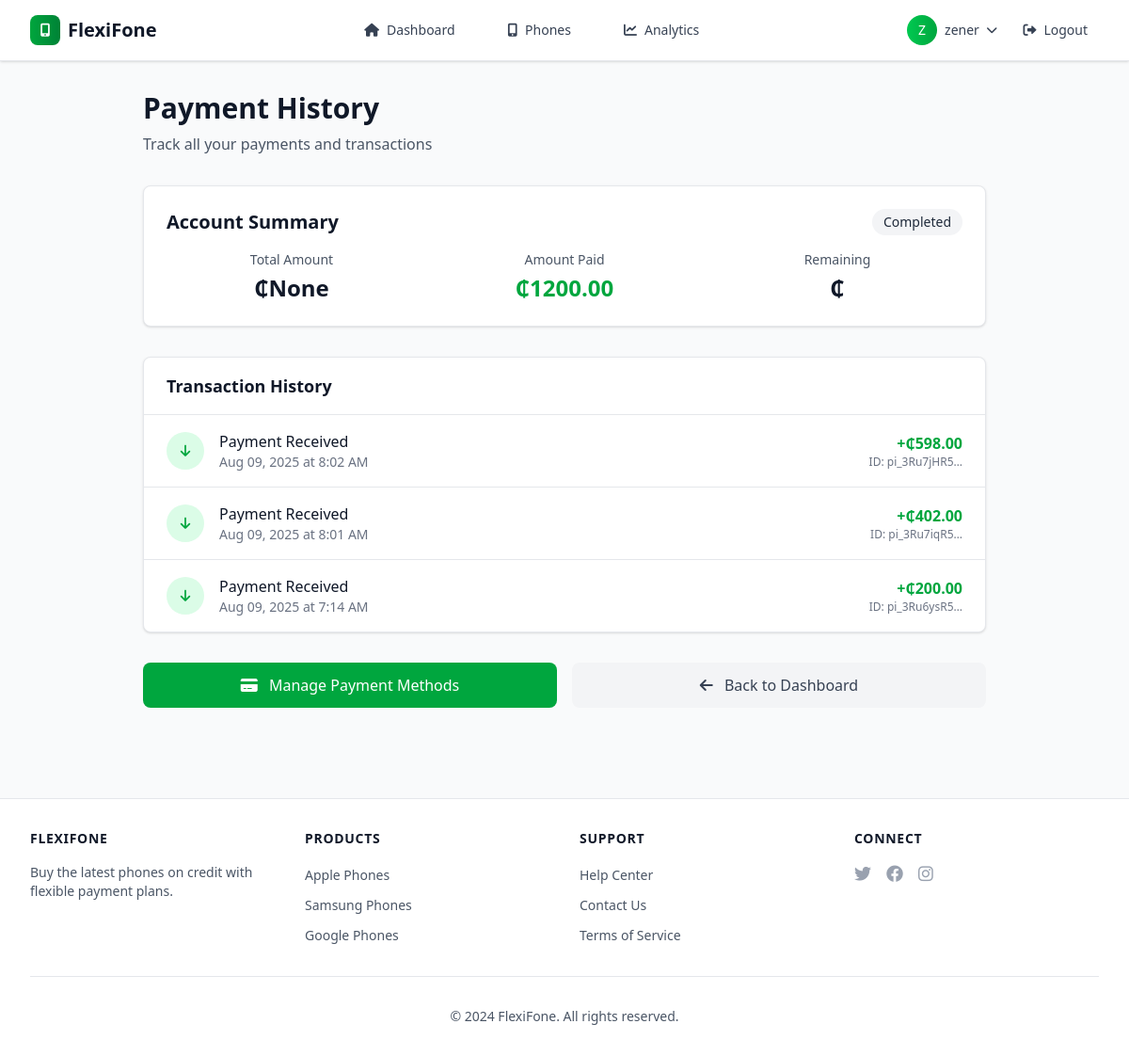
/accounts/payment-history/ (signed in), run on the app's committed database.
### accounts/models.py (models this page shows, shortened)
class User(AbstractUser):
    national_id = models.CharField(
        max_length=20, unique=True, help_text="National ID or Passport Number")
    is_verified = models.BooleanField(
        default=False, help_text="Set to true if user's ID has been manually verified by an admin.")
    stripe_customer_id = models.CharField(
        max_length=255, blank=True, null=True)
    credit_score = models.IntegerField(
        default=0, validators=[MinValueValidator(0), MaxValueValidator(850)],
        help_text="Credit score for BNPL eligibility")
    monthly_income = models.DecimalField(
        max_digits=10, decimal_places=2, null=True, blank=True,
        help_text="Monthly income for credit assessment")

class CreditAccount(models.Model):
    class AccountType(models.TextChoices):
        SAVINGS = 'SAVINGS', 'Save-to-Own'
        CREDIT = 'CREDIT', 'Buy Now, Pay Later'
    class Status(models.TextChoices):
        PENDING = 'PENDING', 'Pending Approval'
        ACTIVE = 'ACTIVE', 'Active'
        COMPLETED = 'COMPLETED', 'Completed'
        CLOSED = 'CLOSED', 'Closed'
        REPAYING = 'REPAYING', 'Repaying'
        OVERDUE = 'OVERDUE', 'Overdue'
        PAID_OFF = 'PAID_OFF', 'Paid Off'
        DECLINED = 'DECLINED', 'Declined'
    user = models.OneToOneField(
        User, on_delete=models.CASCADE, related_name='credit_account')
    product = models.ForeignKey(Product, on_delete=models.PROTECT)
    balance = models.DecimalField(
        max_digits=10, decimal_places=2, default=0.00)
    account_type = models.CharField(
        max_length=10, choices=AccountType.choices, default=AccountType.CREDIT)
    status = models.CharField(
        max_length=10, choices=Status.choices, default=Status.PENDING)
    loan_amount = models.DecimalField(
        max_digits=10, decimal_places=2, null=True, blank=True)
    installment_amount = models.DecimalField(
        max_digits=10, decimal_places=2, null=True, blank=True)
    installment_count = models.IntegerField(
        default=12, help_text="Number of installments")
    interest_rate = models.DecimalField(
        max_digits=5, decimal_places=2, default=0.00)
    next_payment_due_date = models.DateField(null=True, blank=True)
    last_payment_date = models.DateField(null=True, blank=True)
    accepted_terms = models.BooleanField(default=False)
    accepted_at = models.DateTimeField(null=True, blank=True)
    created_at = models.DateTimeField(auto_now_add=True)
    updated_at = models.DateTimeField(auto_now=True)

class Transaction(models.Model):
    class TransactionType(models.TextChoices):
        PAYMENT = 'PAYMENT', 'Payment'
        REFUND = 'REFUND', 'Refund'
        FEE = 'FEE', 'Fee'
        LATE_FEE = 'LATE_FEE', 'Late Fee'
    account = models.ForeignKey(
        CreditAccount, on_delete=models.CASCADE, related_name='transactions')
    amount = models.DecimalField(max_digits=10, decimal_places=2)
    transaction_type = models.CharField(
        max_length=10, choices=TransactionType.choices, default=TransactionType.PAYMENT)
    timestamp = models.DateTimeField(auto_now_add=True)
    transaction_id = models.CharField(
        max_length=100, unique=True)  # From payment gateway
    description = models.CharField(max_length=255, blank=True)
    stripe_payment_intent = models.CharField(
        max_length=255, blank=True, null=True)

### accounts/views.py (the view)
# urls.py: path('payment-history/', payment_history_view, name='payment_history'),
@login_required
def payment_history_view(request):
    try:
        credit_account = request.user.credit_account
        transactions = Transaction.objects.filter(
            account=credit_account).order_by('-timestamp')
    except CreditAccount.DoesNotExist:
        credit_account = None
        transactions = []
    context = {
        'credit_account': credit_account,
        'transactions': transactions,
    }
    return render(request, 'payment_history.html', context)

### templates/payment_history.html (shortened to what this page needs)
{% extends 'base.html' %}
{% block content %}
<div class="max-w-4xl mx-auto">
    <div class="mb-8">
        <h1 class="text-3xl font-bold text-gray-900 mb-2">Payment History</h1>
        <p class="text-gray-600">Track all your payments and transactions</p>
    </div>
    {% if credit_account %}
        <div class="bg-white rounded-lg shadow-sm border border-gray-200 p-6 mb-8">
            <div class="flex items-center justify-between mb-4">
                <h2 class="text-xl font-semibold text-gray-900">Account Summary</h2>
                <span class="px-3 py-1 text-sm font-medium rounded-full
                    {% if credit_account.status == 'ACTIVE' %}bg-green-100 text-green-800
                    {% elif credit_account.status == 'REPAYING' %}bg-blue-100 text-blue-800
                    {% elif credit_account.status == 'OVERDUE' %}bg-red-100 text-red-800
                    {% else %}bg-gray-100 text-gray-800{% endif %}">
                    {{ credit_account.get_status_display }}
                </span>
            </div>
            <div class="grid grid-cols-1 md:grid-cols-3 gap-6">
                <div class="text-center">
                    <p class="text-sm text-gray-600 mb-1">Total Amount</p>
                    <p class="text-2xl font-bold text-gray-900">₵{{ credit_account.loan_amount }}</p>
                </div>
                <div class="text-center">
                    <p class="text-sm text-gray-600 mb-1">Amount Paid</p>
                    <p class="text-2xl font-bold text-green-600">₵{{ credit_account.balance }}</p>
                </div>
                <div class="text-center">
                    <p class="text-sm text-gray-600 mb-1">Remaining</p>
                    <p class="text-2xl font-bold text-gray-900">₵{{ credit_account.loan_amount|add:"-"|add:credit_account.balance }}</p>
                </div>
            </div>
        </div>
        <div class="bg-white rounded-lg shadow-sm border border-gray-200">
            <div class="px-6 py-4 border-b border-gray-200">
                <h3 class="text-lg font-semibold text-gray-900">Transaction History</h3>
            </div>
            {% if transactions %}
                <div class="divide-y divide-gray-200">
                    {% for transaction in transactions %}
                        <div class="px-6 py-4 hover:bg-gray-50 transition-colors">
                            <div class="flex items-center justify-between">
                                <div class="flex items-center space-x-4">
                                    <div class="w-10 h-10 rounded-full flex items-center justify-center
                                        {% if transaction.transaction_type == 'PAYMENT' %}bg-green-100 text-green-600
                                        {% elif transaction.transaction_type == 'CHARGE' %}bg-red-100 text-red-600
                                        {% else %}bg-gray-100 text-gray-600{% endif %}">
                                        {% if transaction.transaction_type == 'PAYMENT' %}
                                            <i class="fas fa-arrow-down text-sm"></i>
                                        {% elif transaction.transaction_type == 'CHARGE' %}
                                            <i class="fas fa-arrow-up text-sm"></i>
                                        {% else %}
                                            <i class="fas fa-exchange-alt text-sm"></i>
                                        {% endif %}
                                    </div>
                                    <div>
                                        <p class="font-medium text-gray-900">
                                            {% if transaction.transaction_type == 'PAYMENT' %}
                                                Payment Received
                                            {% elif transaction.transaction_type == 'CHARGE' %}
                                                Payment Due
                                            {% else %}
                                                {{ transaction.description|default:"Transaction" }}
                                            {% endif %}
                                        </p>
                                        <p class="text-sm text-gray-500">{{ transaction.timestamp|date:"M d, Y" }} at {{ transaction.timestamp|date:"g:i A" }}</p>
                                    </div>
                                </div>
                                <div class="text-right">
                                    <p class="font-semibold text-gray-900
                                        {% if transaction.transaction_type == 'PAYMENT' %}text-green-600
                                        {% elif transaction.transaction_type == 'CHARGE' %}text-red-600
                                        {% endif %}">
                                        {% if transaction.transaction_type == 'PAYMENT' %}+{% endif %}₵{{ transaction.amount }}
                                    </p>
                                    {% if transaction.transaction_id %}
                                        <p class="text-xs text-gray-500">ID: {{ transaction.transaction_id|truncatechars:12 }}</p>
                                    {% endif %}
                                </div>
                            </div>
                        </div>
                    {% endfor %}
                </div>
            {% endif %}
        </div>
        <div class="mt-8 flex flex-col sm:flex-row gap-4">
            <a href="{% url 'accounts:manage_payments' %}"
               class="flex-1 bg-green-600 text-white px-6 py-3 rounded-lg font-medium hover:bg-green-700 transition-colors text-center">
                <i class="fas fa-credit-card mr-2"></i>
                Manage Payment Methods
            </a>
            <a href="{% url 'accounts:dashboard' %}"
               class="flex-1 bg-gray-100 text-gray-700 px-6 py-3 rounded-lg font-medium hover:bg-gray-200 transition-colors text-center">
                <i class="fas fa-arrow-left mr-2"></i>
                Back to Dashboard
            </a>
        </div>
    {% endif %}
</div>
{% endblock %}

### theme/templates/base.html (shortened to what this page needs)
{% load static tailwind_tags %}
<!DOCTYPE html>
<html lang="en">
<head>
    {% tailwind_css %}
    <link href="https://cdnjs.cloudflare.com/ajax/libs/font-awesome/6.0.0/css/all.min.css" rel="stylesheet">
    <link href="https://cdn.jsdelivr.net/npm/toastify-js/src/toastify.min.css" rel="stylesheet">
</head>
<body class="bg-gray-50 font-sans">
    <nav class="bg-white border-b border-gray-200 shadow-sm">
        <div class="max-w-7xl mx-auto px-4 sm:px-6 lg:px-8">
            <div class="flex justify-between items-center h-16">
                <div class="flex items-center">
                    <a href="{% url 'accounts:dashboard' %}" class="flex items-center space-x-2">
                        <div class="w-8 h-8 bg-gradient-to-r from-green-600 to-green-700 rounded-lg flex items-center justify-center">
                            <i class="fas fa-mobile-alt text-white text-sm"></i>
                        </div>
                        <span class="text-xl font-bold text-gray-900">FlexiFone</span>
                    </a>
                </div>
                <div class="hidden md:flex items-center space-x-8">
                    {% if user.is_authenticated %}
                        <a href="{% url 'accounts:dashboard' %}" class="text-gray-700 hover:text-green-600 px-3 py-2 rounded-md text-sm font-medium transition-colors">
                            <i class="fas fa-home mr-2"></i>Dashboard
                        </a>
                        <a href="{% url 'phones:phone_list' %}" class="text-gray-700 hover:text-green-600 px-3 py-2 rounded-md text-sm font-medium transition-colors">
                            <i class="fas fa-mobile-alt mr-2"></i>Phones
                        </a>
                        {% if user.is_staff %}
                            <a href="{% url 'accounts:business_dashboard' %}" class="text-gray-700 hover:text-green-600 px-3 py-2 rounded-md text-sm font-medium transition-colors">
                                <i class="fas fa-chart-line mr-2"></i>Analytics
                            </a>
                        {% endif %}
                    {% endif %}
                </div>
                <div class="flex items-center space-x-4">
                    {% if user.is_authenticated %}
                        <div class="relative">
                            <button class="flex items-center space-x-2 text-gray-700 hover:text-green-600 transition-colors">
                                <div class="w-8 h-8 bg-gradient-to-r from-green-500 to-green-600 rounded-full flex items-center justify-center">
                                    <span class="text-white text-sm font-medium">{{ user.username|first|upper }}</span>
                                </div>
                                <span class="hidden md:block text-sm font-medium">{{ user.username }}</span>
                                <i class="fas fa-chevron-down text-xs"></i>
                            </button>
                        </div>
                        <a href="{% url 'accounts:logout' %}" class="text-gray-700 hover:text-red-600 px-3 py-2 rounded-md text-sm font-medium transition-colors">
                            <i class="fas fa-sign-out-alt mr-2"></i>Logout
                        </a>
                    {% endif %}
                </div>
            </div>
        </div>
    </nav>
    <main class="max-w-7xl mx-auto px-4 sm:px-6 lg:px-8 py-8">
        {% block content %}{% endblock %}
    </main>
    <footer class="bg-white border-t border-gray-200 mt-16">
        <div class="max-w-7xl mx-auto px-4 sm:px-6 lg:px-8 py-8">
            <div class="grid grid-cols-1 md:grid-cols-4 gap-8">
                <div>
                    <h3 class="text-sm font-semibold text-gray-900 tracking-wider uppercase">FlexiFone</h3>
                    <p class="mt-4 text-sm text-gray-600">Buy the latest phones on credit with flexible payment plans.</p>
                </div>
                <div>
                    <h3 class="text-sm font-semibold text-gray-900 tracking-wider uppercase">Products</h3>
                    <ul class="mt-4 space-y-2">
                        <li><a href="#" class="text-sm text-gray-600 hover:text-green-600">Apple Phones</a></li>
                        <li><a href="#" class="text-sm text-gray-600 hover:text-green-600">Samsung Phones</a></li>
                        <li><a href="#" class="text-sm text-gray-600 hover:text-green-600">Google Phones</a></li>
                    </ul>
                </div>
                <div>
                    <h3 class="text-sm font-semibold text-gray-900 tracking-wider uppercase">Support</h3>
                    <ul class="mt-4 space-y-2">
                        <li><a href="#" class="text-sm text-gray-600 hover:text-green-600">Help Center</a></li>
                        <li><a href="#" class="text-sm text-gray-600 hover:text-green-600">Contact Us</a></li>
                        <li><a href="#" class="text-sm text-gray-600 hover:text-green-600">Terms of Service</a></li>
                    </ul>
                </div>
                <div>
                    <h3 class="text-sm font-semibold text-gray-900 tracking-wider uppercase">Connect</h3>
                    <div class="mt-4 flex space-x-4">
                        <a href="#" class="text-gray-400 hover:text-green-600">
                            <i class="fab fa-twitter text-lg"></i>
                        </a>
                        <a href="#" class="text-gray-400 hover:text-green-600">
                            <i class="fab fa-facebook text-lg"></i>
                        </a>
                        <a href="#" class="text-gray-400 hover:text-green-600">
                            <i class="fab fa-instagram text-lg"></i>
                        </a>
                    </div>
                </div>
            </div>
            <div class="mt-8 pt-8 border-t border-gray-200">
                <p class="text-sm text-gray-600 text-center">&copy; 2024 FlexiFone. All rights reserved.</p>
            </div>
        </div>
    </footer>
</body>
</html>

### data on the page
User: username|first "Z", username "zener"
CreditAccount: status "Completed", loan_amount "None", balance "1200.00"
Transaction: transaction_type "PAYMENT" (drawn)
Transaction: transaction_type "PAYMENT" (drawn)
Transaction: transaction_type "PAYMENT" (drawn)
